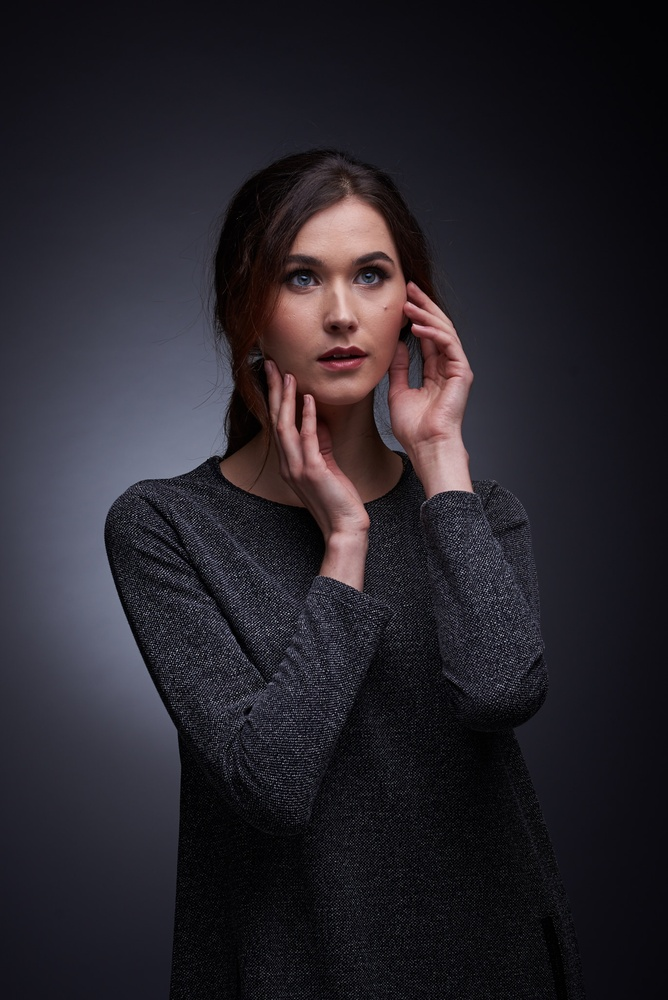
#> input picture Bakhovska_HW3/Photo/DSC_3752.jpg, 668 x 1000 px, shrunk from 1371 x 2053 before the run, given as the content of the folder Photo/DSC_3752.jpg, which was not available
$ python Photo_work.py Photo/DSC_3752.jpg
#> lines starting #> are read from the running program, lines starting #| are printed output that depends on the picture; pictures that were not available may be replaced by others from this repository, and a replacement may not be noted
#!/usr/bin/env python 3

import os
import glob
import sys

from PIL import Image, ImageFilter

if (len(sys.argv) < 2):
    print("Missing path to photo folder")
    sys.exit()

photo_list = []
for root, dirs, files in os.walk(sys.argv[1]):
    photo_list += glob.glob(os.path.join(root, '*.jpg'))

for photo_path in photo_list:
    try:
        img = Image.open(photo_path).convert('L') #img.convert('L')
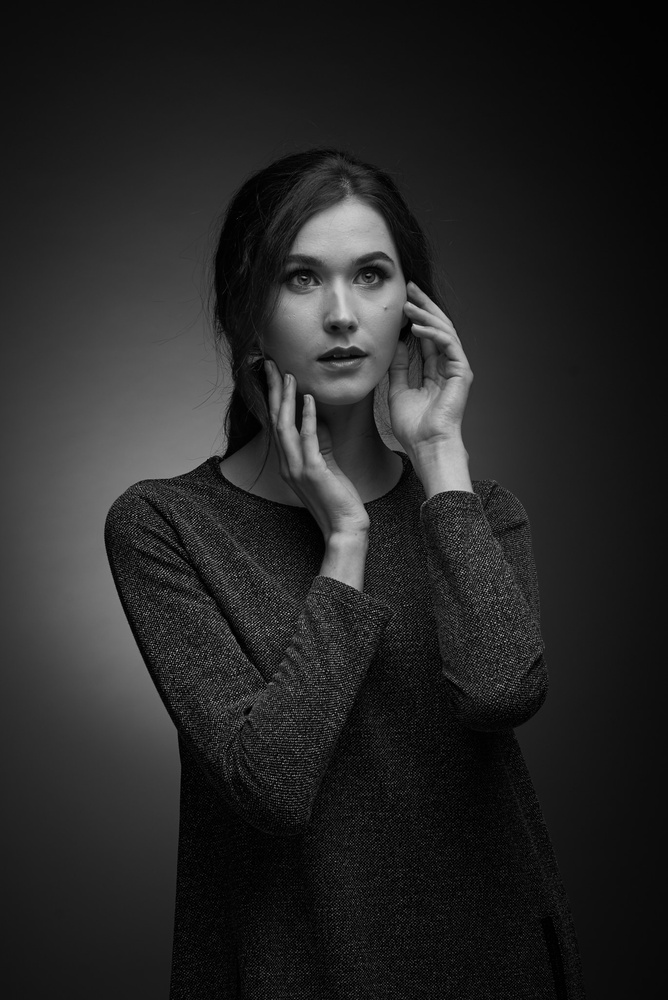
#> img: PIL image 668x1000 L; min 0, max 210, mean 37.8
        if img.size[0] < img.size[1]:
            img = img.rotate(90, expand=1)
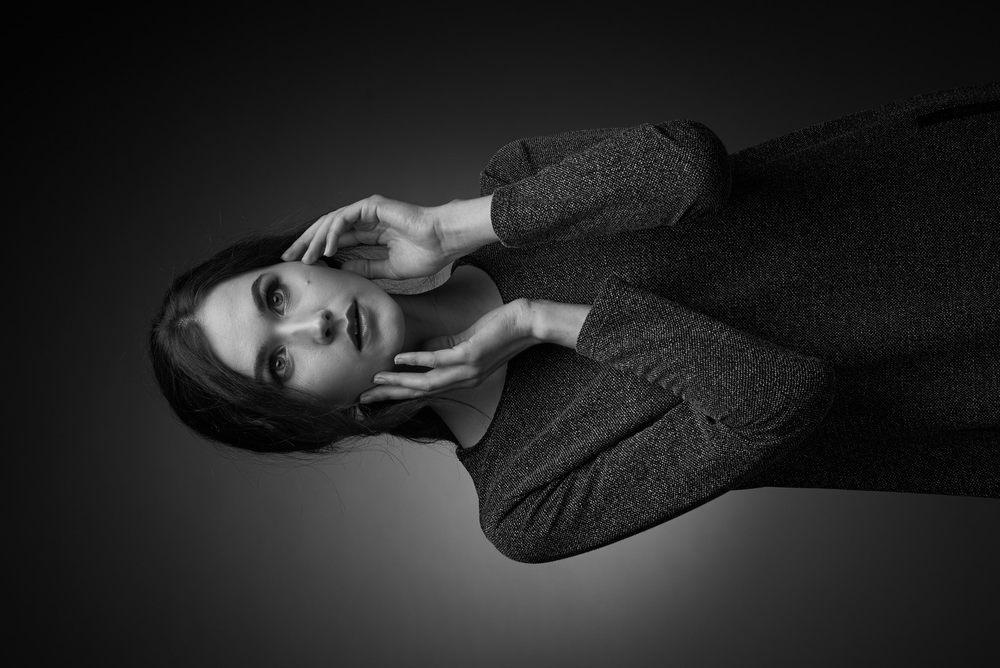
#> img: PIL image 1000x668 L; min 0, max 210, mean 37.8
        img.save(photo_path)
    except OSError as e:
        print("Помилка при відкритті файлу \"{0}\": {1}".format(photo_path, e.strerror))
    except:
        print("Неочікувана помилка \"{0}\"".format(photo_path))

$ run again, on Bakhovska_HW3/Photo/DSC_4897.jpg
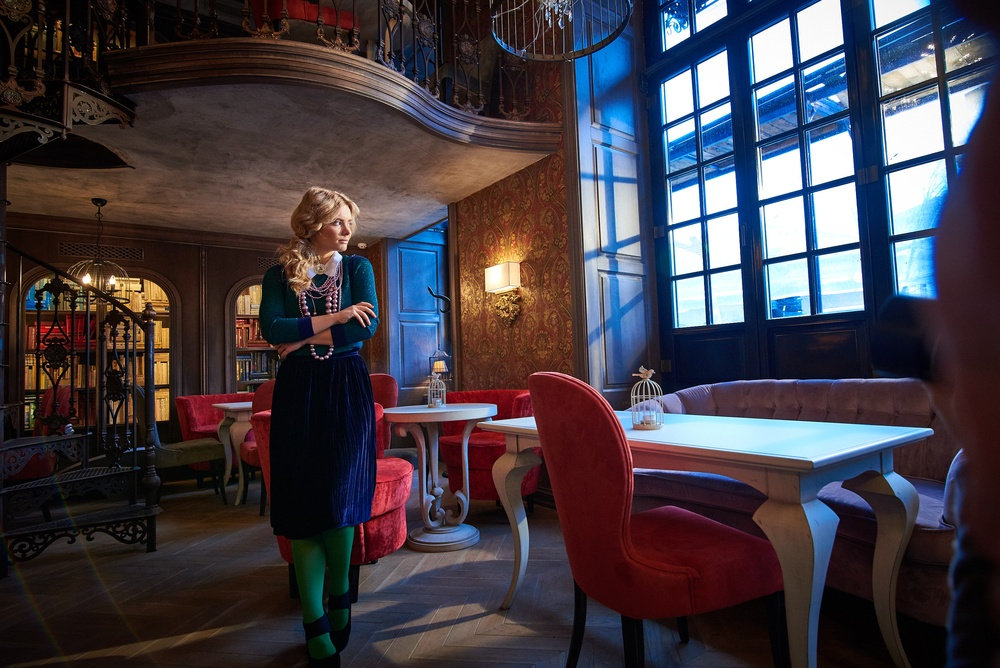
#> input picture Bakhovska_HW3/Photo/DSC_4897.jpg, 1000 x 668 px, shrunk from 2791 x 1863 before the run, given as the content of the folder Photo/DSC_4897.jpg, which was not available
#> `img = Image.open(photo_path).convert('L') #img.convert('L')`:
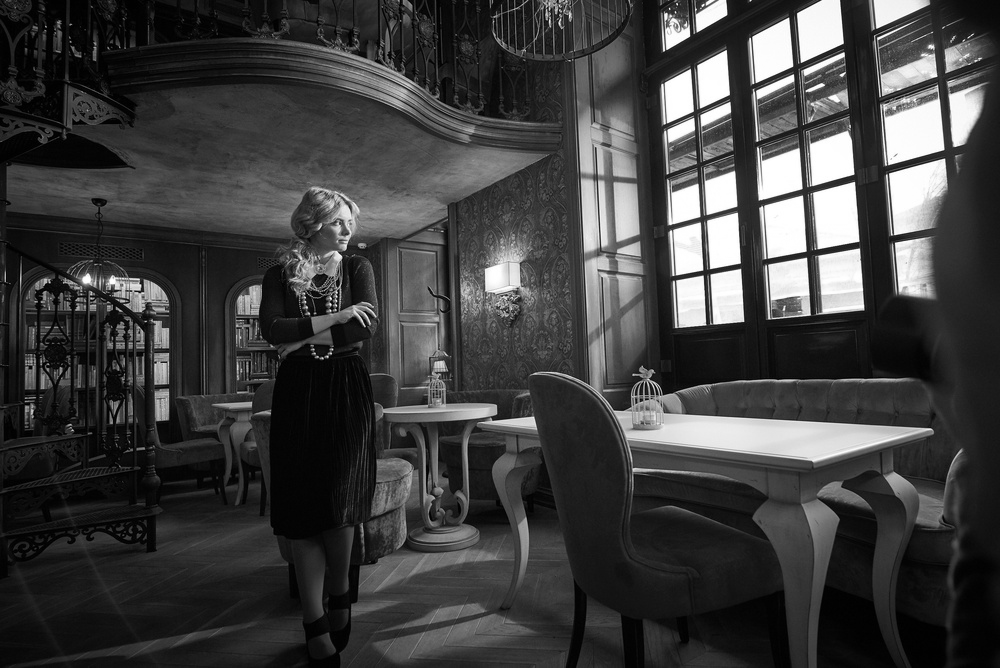
#> img: PIL image 1000x668 L; min 0, max 255, mean 62.9
